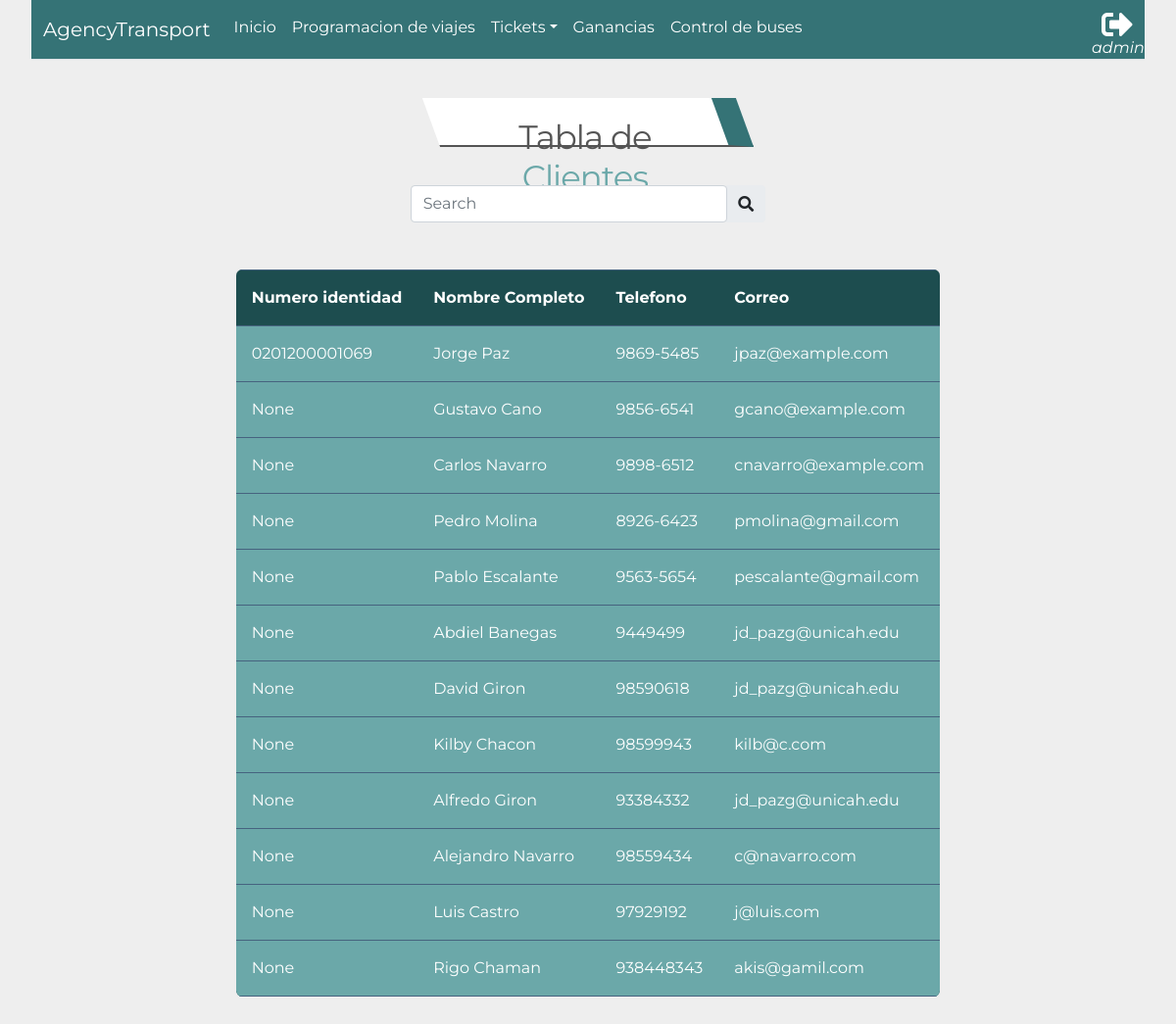
Page /transportAgency/customer/ (signed in) on the earlier database version.
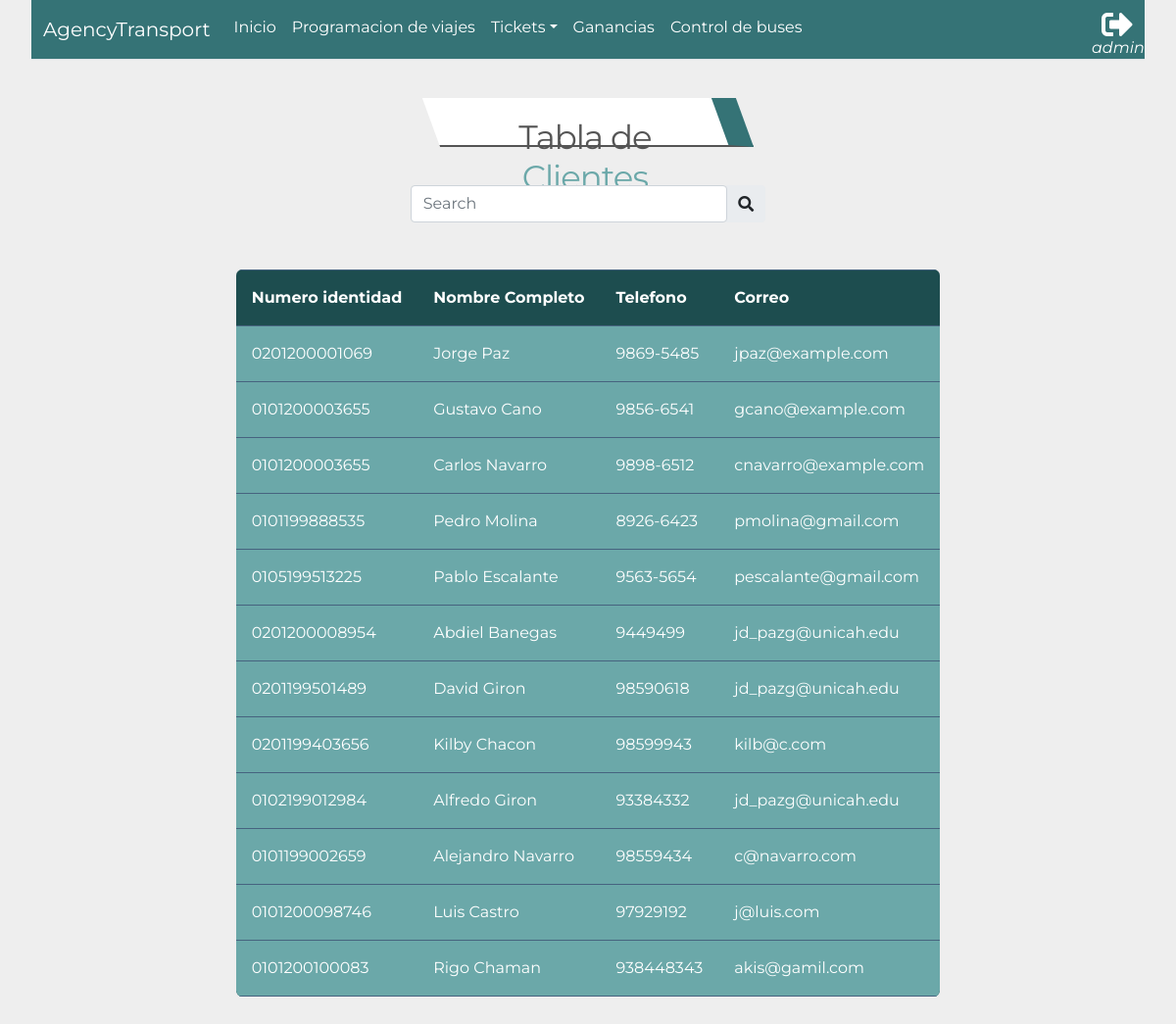
Same page on the later database version.
### app_transportAgency/models.py (models this page shows, shortened)
class Client(models.Model):
    dni        = models.CharField(max_length=13,null=True, blank=True)
    first_name = models.CharField(max_length=50)
    last_name  = models.CharField(max_length=50)
    phone      = models.CharField(max_length=50)
    email      = models.CharField(max_length=50)
    user       = models.OneToOneField(User, on_delete=models.CASCADE, null=True, blank=True)

### app_transportAgency/views.py (the view)
# urls.py: path('customer/', views.customer, name="customer"),
@login_required()
def customer(request):
    if request.user.is_superuser:
        q = request.GET.get('q')
        if q:
            customers = Client.objects.filter(dni__startswith=q)
        else:
            customers = Client.objects.all()
        return render(request, 'transportAgency/customer.html', {
                'customers': customers
            })
    else:
        return HttpResponse("sdjhkhsd")

### app_transportAgency/templates/transportAgency/customer.html (shortened to what this page needs)
{% extends "base.html" %}
{% load static %}
{% block css %}
<link rel="stylesheet" href="{% static 'transportAgency/css/table.css' %}">
<link rel="stylesheet" href="{% static 'transportAgency/css/tittle.css' %}">
{% endblock %}
{% block container %}
    <div class="row justify-content-center m-4">
        <div class="title">
            <h1>Tabla de <span style="color: #6BA8A9;">Clientes</span></h1>
        </div>
    </div>
<form action="{% url 'transportAgency:customer' %}" >
    <div class="row justify-content-center">
        <div class="col-md-4">
            <div class="input-group rounded mb-5">
                <input type="search" name="q" class="form-control rounded" placeholder="Search" aria-label="Search"
                    aria-describedby="search-addon" />
                <span class="input-group-text border-0" id="search-addon">
                    <i class="fas fa-search"></i>
                </span>
            </div>
        </div>
    </div>
</form>
<table class="rwd-table">
    <thead>
        <tr>
            <th>Numero identidad</th>
            <th>Nombre Completo</th>
            <th>Telefono</th>
            <th>Correo</th>
        </tr>
    </thead>
    <tbody>
        {% for c in customers %}
            <tr>
                <td data-th="nombre">{{c.dni}}</td>
                <td data-th="nombre">{{c.first_name}} {{c.last_name}}</td>
                <td data-th="telefono">{{c.phone}}</td>
                <td data-th="correo">{{c.email}}</td>
            </tr>
        {% endfor %}
    </tbody>
</table>
<br>
<br>
{% endblock %}

Differences in the rows shown:
changed Client "Gustavo": dni "None" → "0101200003655"
changed Client "Carlos": dni "None" → "0101200003655"
changed Client "Pedro": dni "None" → "0101199888535"
changed Client "Pablo": dni "None" → "0105199513225"
changed Client "Abdiel": dni "None" → "0201200008954"
changed Client "David": dni "None" → "0201199501489"
changed Client "Kilby": dni "None" → "0201199403656"
changed Client "Alfredo": dni "None" → "0102199012984"
changed Client "Alejandro": dni "None" → "0101199002659"
changed Client "Luis": dni "None" → "0101200098746"
changed Client "Rigo": dni "None" → "0101200100083"
